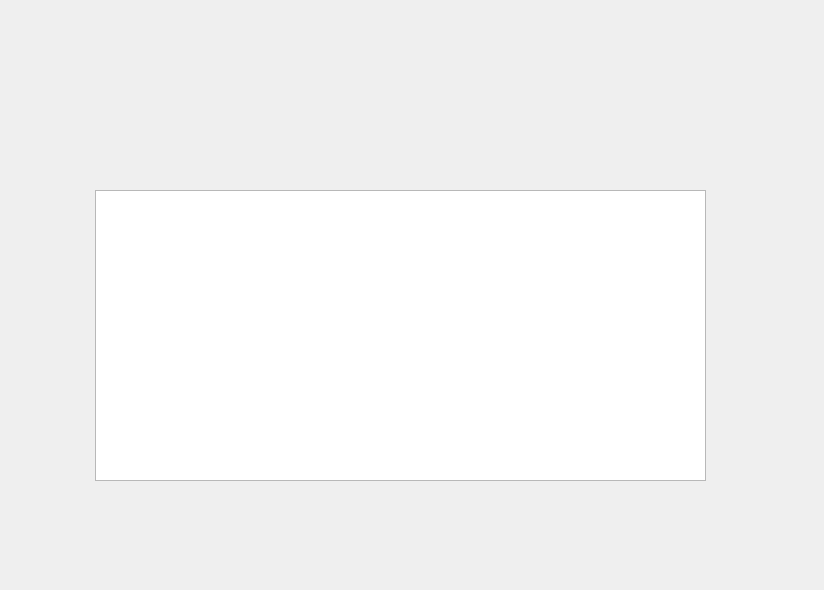
<?xml version="1.0" encoding="UTF-8"?>
<ui version="4.0">
 <class>viewrev</class>
 <widget class="QDialog" name="viewrev">
  <property name="geometry">
   <rect>
    <x>0</x>
    <y>0</y>
    <width>824</width>
    <height>590</height>
   </rect>
  </property>
  <property name="windowTitle">
   <string>Dialog</string>
  </property>
  <widget class="QTableWidget" name="reserve">
   <property name="geometry">
    <rect>
     <x>95</x>
     <y>190</y>
     <width>611</width>
     <height>291</height>
    </rect>
   </property>
  </widget>
 </widget>
 <resources/>
 <connections/>
</ui>
